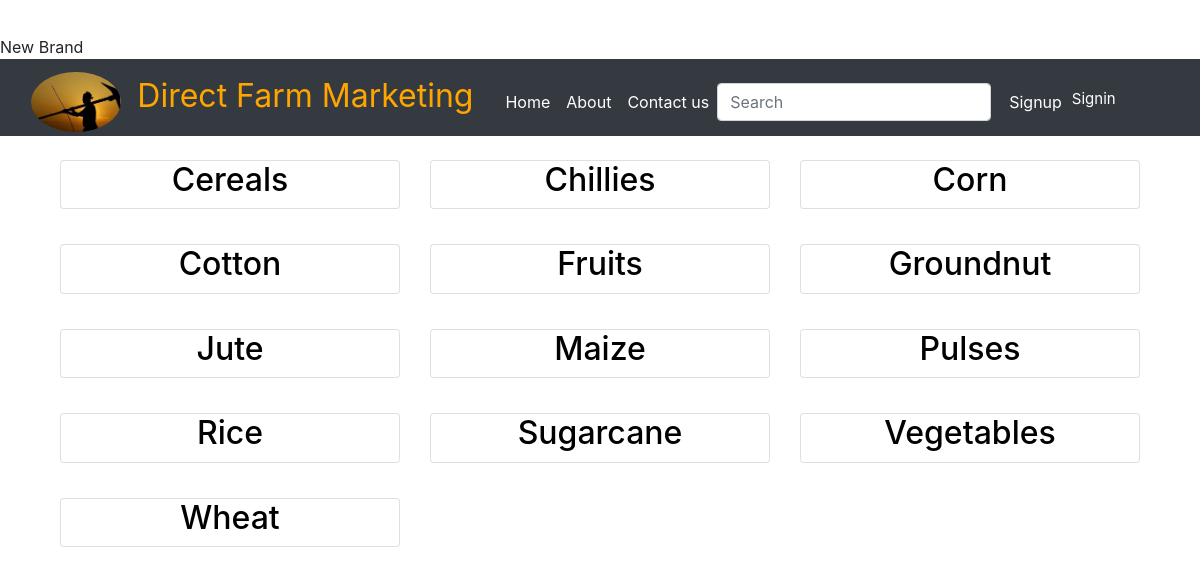
The page /brand on the database its author committed.
### camdatabase.py (models this page shows, shortened)
class Brand(Base):
    __tablename__ = 'brand'
    id = Column(Integer, primary_key=True)
    user_id = Column(Integer, ForeignKey('user.id'))
    name = Column(String(50), nullable=False)
    picture=Column(String(50))
    user = relationship(UserData)

### finaldata.py (the view)
@app.route('/brand')
def showBrand():
    try:
        session = DBSession()
        brands = session.query(Brand).order_by(asc(Brand.name)).all()
        if not brands:
            flash("No Brands to show.")
        session.close()
        return render_template(
            'show_Brand.html',
            brands=brands,
            cur_user=login_session)
    except Exception as E:
        print(E)

### templates/show_Brand.html (shortened to what this page needs)
{% include 'header.html' %}
{% extends 'base.html' %}
{% block content %}
        <div class="container">
    <main>
      <div class="container">
          <div class="row">
                {% for b in brands %}
                <div class="col-lg-4 col-md-4 col-sm-6 catlog-item">
                    <div class="card h-100">
                        <a href="{{url_for('showModels',brand_id=b.id)}}" class="title-brand"><h2>{{b.name}}</h2></a>
                        <div class="card-body">
                        </div>
                    </div>
                </div>
                {% endfor %}
          </div>
      </div>
    </main>
    {% endblock %}

### templates/header.html (shortened to what this page needs)
<div>
	<header>
    <nav class="navbar navbar-expand-lg navbar-dark  bg-dark" style="padding-bottom: 0px;">
      <div class="col-sm-1">
        <img src="/static/imgs/farm3.jpeg" alt="logo" height="60px"class="rounded-circle"></div>
        <p class="navbar-brand mx-4" href="#"><font size="6" style="color:orange"> Direct Farm Marketing</font></p>
        <div class="collapse navbar-collapse" id="navbarsExampleDefault">
    <ul class="navbar-nav mr-auto">
      <li class="nav-item">
        <a class="nav-link" href="/home"style="color:white">Home</span></a>
      </li>
      <li class="nav-item">
        <a class="nav-link" href="/about"style="color:white">About</a>
      </li>
      <li class="nav-item">
        <a class="nav-link" href="/contact"style="color:white">Contact us</a>
      </li>
      <form class="form-inline my-2 my-lg-0">
      <input class="form-control mr-sm-2" type="text" placeholder="Search" aria-label="Search">
      </form>
      <a class="" href="/signup"style="color:white;padding-left:10px;padding-top: 8px">Signup</a>
        <div class="collapse navbar-collapse" id="navbarResponsive">
          <ul class="navbar-nav ml-auto">
            <li class="nav-item active">
                {% if not cur_user['email'] %}
                    <div style="padding-bottom: 5px">
                    <a href="/login" style="font-size:15px;color:white;padding-left: 10px;text-decoration: None;">Signin</a>
                  </div>
                {% endif %}
            </li>
          </ul>
        </div>
      </div>
    </nav>
   </header>
</div>

### templates/base.html (shortened to what this page needs)
<!DOCTYPE html>
<html>
<head>
  <link rel="stylesheet" href="https://maxcdn.bootstrapcdn.com/bootstrap/4.4.1/css/bootstrap.min.css">
	<link rel="stylesheet" href="https://maxcdn.bootstrapcdn.com/bootstrap/4.0.0/css/bootstrap.min.css" >
	<link rel="stylesheet" href="https://cdnjs.cloudflare.com/ajax/libs/font-awesome/4.7.0/css/font-awesome.min.css">
	<link rel="stylesheet" type="text/css" href="/static/css/main.css" >
	<link rel="stylesheet" type="text/css" href="/static/css/styles.css">
</head>
<body>
	{% block content %}
	{% endblock content %}
</body>
</html>

### static/css/main.css (style rules this page uses)
body { padding-top:35px; background-size:cover; }
@media (min-width: 850px) { body { padding-top: 35px; } }
.catlog-item { margin-bottom: 35px; }
.form-control { color:#a07ba0; }

### static/css/styles.css (style rules this page uses)
.navbar-brand { font-size: 25px; padding-bottom: 0; }
.card-body { padding:0px; padding-top: 1px; max-height: 1000px; }
.title-brand { text-align: center; color: black; }

### rows shown on the page
Brand: name "Cereals"
Brand: name "Chillies"
Brand: name "Corn"
Brand: name "Cotton"
Brand: name "Fruits"
Brand: name "Groundnut"
Brand: name "Jute"
Brand: name "Maize"
Brand: name "Pulses"
Brand: name "Rice"
Brand: name "Sugarcane"
Brand: name "Vegetables"
Brand: name "Wheat"
